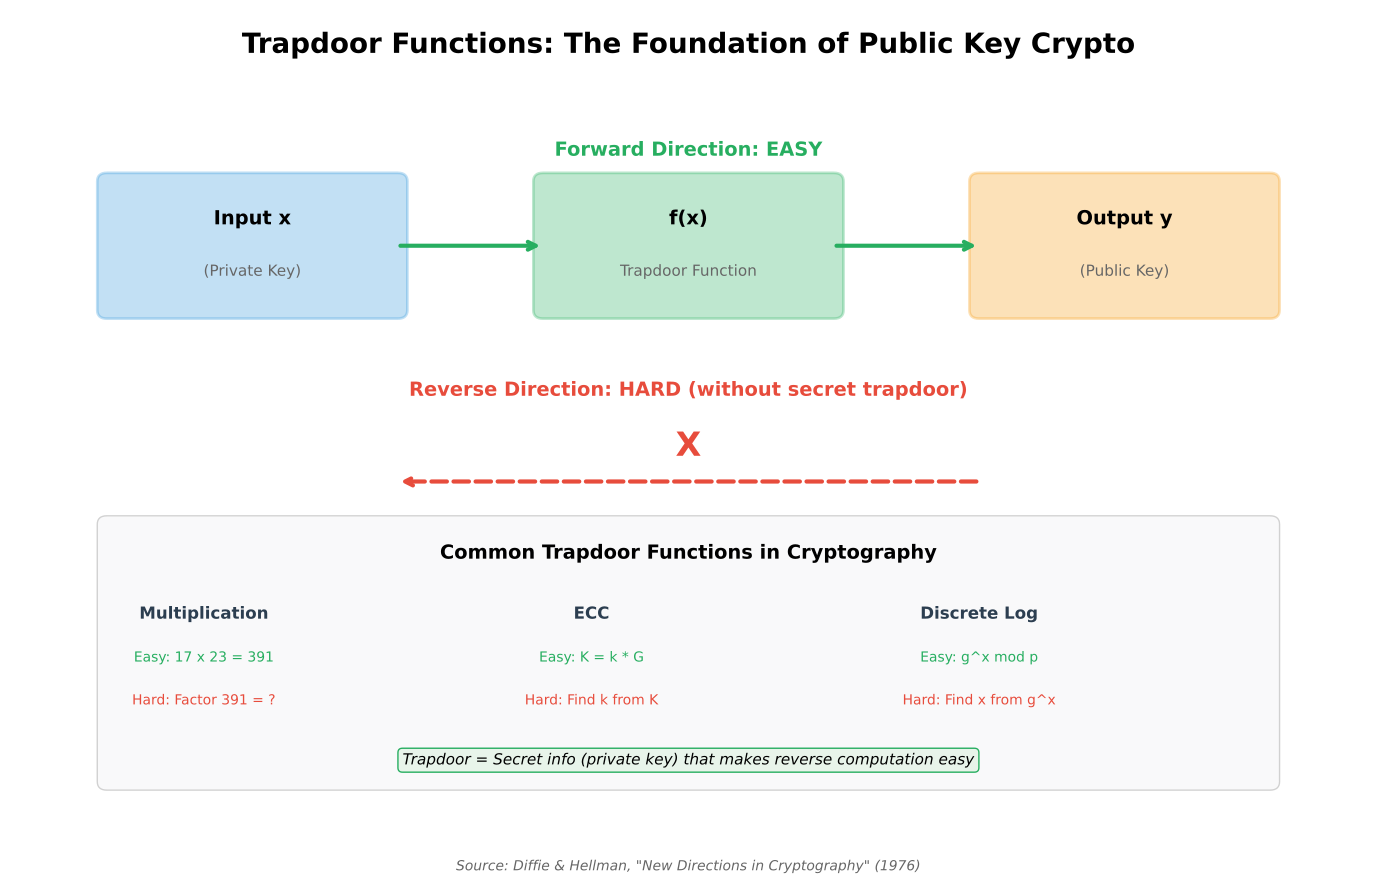

Reproduce this figure in Python.
"""
Trapdoor Function
Illustrates one-way trapdoor functions used in cryptography

Output: trapdoor_function.pdf
Module: module_02_blockchain
Lesson: 15 - Public Key Cryptography
"""

from pathlib import Path
import matplotlib.pyplot as plt
import matplotlib.patches as mpatches

CHART_METADATA = {
    'title': 'Trapdoor Function',
    'module': 'module_02_blockchain',
    'lesson': 15,
    'url': 'https://github.com/Digital-AI-Finance/digital-finance/tree/main/module_02_blockchain/figures/trapdoor_function'
}

plt.rcParams.update({
    'font.size': 14,
    'axes.labelsize': 14,
})

def create_chart():
    """Create trapdoor function diagram"""
    fig, ax = plt.subplots(figsize=(14, 9))
    ax.set_xlim(0, 14)
    ax.set_ylim(0, 10)
    ax.axis('off')

    # Title
    ax.text(7, 9.5, 'Trapdoor Functions: The Foundation of Public Key Crypto', fontsize=20, fontweight='bold', ha='center')

    # Forward direction (easy)
    ax.text(7, 8.3, 'Forward Direction: EASY', fontsize=14, ha='center', color='#27AE60', fontweight='bold')

    input_box = mpatches.FancyBboxPatch((1, 6.5), 3, 1.5,
                                         boxstyle='round,pad=0.1',
                                         facecolor='#3498DB', alpha=0.3,
                                         edgecolor='#3498DB', lw=2)
    ax.add_patch(input_box)
    ax.text(2.5, 7.5, 'Input x', ha='center', fontsize=14, fontweight='bold')
    ax.text(2.5, 6.9, '(Private Key)', ha='center', fontsize=11, color='#666')

    func_box = mpatches.FancyBboxPatch((5.5, 6.5), 3, 1.5,
                                        boxstyle='round,pad=0.1',
                                        facecolor='#27AE60', alpha=0.3,
                                        edgecolor='#27AE60', lw=2)
    ax.add_patch(func_box)
    ax.text(7, 7.5, 'f(x)', ha='center', fontsize=14, fontweight='bold')
    ax.text(7, 6.9, 'Trapdoor Function', ha='center', fontsize=11, color='#666')

    output_box = mpatches.FancyBboxPatch((10, 6.5), 3, 1.5,
                                          boxstyle='round,pad=0.1',
                                          facecolor='#F39C12', alpha=0.3,
                                          edgecolor='#F39C12', lw=2)
    ax.add_patch(output_box)
    ax.text(11.5, 7.5, 'Output y', ha='center', fontsize=14, fontweight='bold')
    ax.text(11.5, 6.9, '(Public Key)', ha='center', fontsize=11, color='#666')

    # Forward arrows
    ax.annotate('', xy=(5.5, 7.25), xytext=(4, 7.25),
               arrowprops=dict(arrowstyle='->', lw=3, color='#27AE60'))
    ax.annotate('', xy=(10, 7.25), xytext=(8.5, 7.25),
               arrowprops=dict(arrowstyle='->', lw=3, color='#27AE60'))

    # Reverse direction (hard without trapdoor)
    ax.text(7, 5.5, 'Reverse Direction: HARD (without secret trapdoor)', fontsize=14, ha='center', color='#E74C3C', fontweight='bold')

    # Reverse arrow with X
    ax.annotate('', xy=(4, 4.5), xytext=(10, 4.5),
               arrowprops=dict(arrowstyle='->', lw=3, color='#E74C3C', linestyle='dashed'))
    ax.text(7, 4.8, 'X', fontsize=24, ha='center', color='#E74C3C', fontweight='bold')

    # Examples
    examples_box = mpatches.FancyBboxPatch((1, 1), 12, 3,
                                            boxstyle='round,pad=0.1',
                                            facecolor='#F8F9FA', alpha=0.9,
                                            edgecolor='#CCC', lw=1)
    ax.add_patch(examples_box)
    ax.text(7, 3.6, 'Common Trapdoor Functions in Cryptography', ha='center', fontsize=14, fontweight='bold')

    examples = [
        ('Multiplication', 'Easy: 17 x 23 = 391', 'Hard: Factor 391 = ?'),
        ('ECC', 'Easy: K = k * G', 'Hard: Find k from K'),
        ('Discrete Log', 'Easy: g^x mod p', 'Hard: Find x from g^x'),
    ]

    for i, (name, easy, hard) in enumerate(examples):
        x = 2 + i * 4
        ax.text(x, 2.9, name, ha='center', fontsize=12, fontweight='bold', color='#2C3E50')
        ax.text(x, 2.4, easy, ha='center', fontsize=10, color='#27AE60')
        ax.text(x, 1.9, hard, ha='center', fontsize=10, color='#E74C3C')

    # Trapdoor secret
    ax.text(7, 1.2, 'Trapdoor = Secret info (private key) that makes reverse computation easy',
           ha='center', fontsize=11, style='italic',
           bbox=dict(boxstyle='round', facecolor='#E8F4EA', edgecolor='#27AE60'))

    # Source
    fig.text(0.5, 0.02, 'Source: Diffie & Hellman, "New Directions in Cryptography" (1976)',
            fontsize=10, ha='center', style='italic', color='#666666')

    plt.tight_layout()

    output_path = Path(__file__).parent / 'trapdoor_function.pdf'
    plt.savefig(output_path, format='pdf', dpi=300, bbox_inches='tight')
    plt.close()
    print(f"Chart saved to: {output_path}")
    return output_path

if __name__ == '__main__':
    create_chart()
